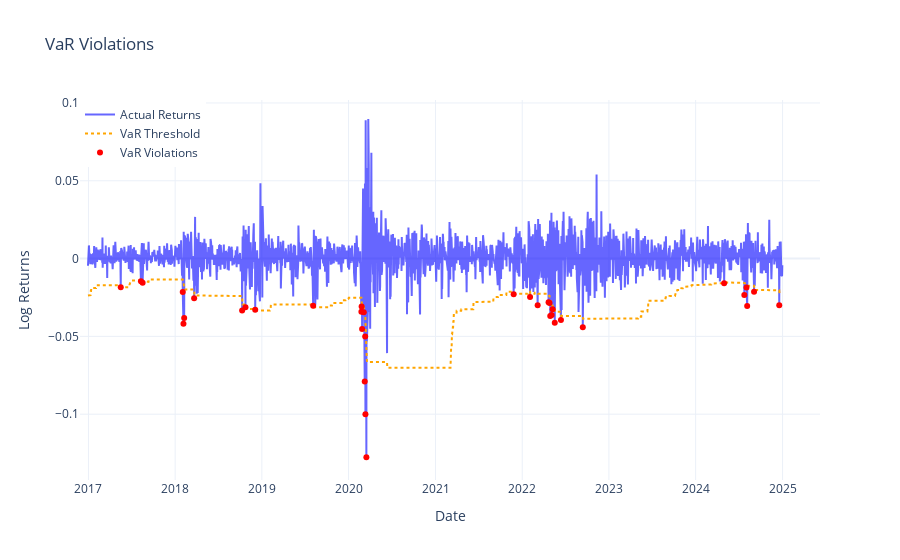

Notebook code for this chart:
### Code cell
# Visualisation
import plots
plots.plot_var_violations(merged_df, var_col='VaR_99', predicted_col='log_returns')

### Figure 1 — Plotly figure (JSON) as saved in the notebook; plotly's stock layout.template omitted (floating-point values rounded to 4 significant figures; data arrays with more than 128 entries replaced by an {"elided": "..."} marker saying what was removed)
{"data": [{"line": {"color": "blue"}, "mode": "lines", "name": "Actual Returns", "opacity": 0.6, "type": "scatter", "x": {"elided": "2013 str values"}, "y": {"elided": "2013 float values"}}, {"line": {"color": "orange", "dash": "dot"}, "mode": "lines", "name": "VaR Threshold", "type": "scatter", "x": {"elided": "2013 str values"}, "y": {"elided": "2013 float values"}}, {"marker": {"color": "red", "size": 6, "symbol": "circle"}, "mode": "markers", "name": "VaR Violations", "type": "scatter", "x": ["2017-05-17T00:00:00", "2017-08-10T00:00:00", "2017-08-17T00:00:00", "2018-02-02T00:00:00", "2018-02-05T00:00:00", "2018-02-08T00:00:00", "2018-03-22T00:00:00", "2018-10-10T00:00:00", "2018-10-24T00:00:00", "2018-12-04T00:00:00", "2019-08-05T00:00:00", "2020-02-24T00:00:00", "2020-02-25T00:00:00", "2020-02-27T00:00:00", "2020-03-05T00:00:00", "2020-03-09T00:00:00", "2020-03-11T00:00:00", "2020-03-12T00:00:00", "2020-03-16T00:00:00", "2021-11-26T00:00:00", "2022-02-03T00:00:00", "2022-03-07T00:00:00", "2022-04-22T00:00:00", "2022-04-26T00:00:00", "2022-04-29T00:00:00", "2022-05-05T00:00:00", "2022-05-09T00:00:00", "2022-05-18T00:00:00", "2022-06-13T00:00:00", "2022-09-13T00:00:00", "2024-04-30T00:00:00", "2024-07-24T00:00:00", "2024-08-02T00:00:00", "2024-08-05T00:00:00", "2024-09-03T00:00:00", "2024-12-18T00:00:00"], "y": [-0.01835, -0.01458, -0.01556, -0.02144, -0.04184, -0.03826, -0.02548, -0.03342, -0.03135, -0.0329, -0.03023, -0.03409, -0.03075, -0.04517, -0.03451, -0.07901, -0.0501, -0.09994, -0.1277, -0.02299, -0.02469, -0.02996, -0.02813, -0.02855, -0.03696, -0.0363, -0.03256, -0.04123, -0.03954, -0.0442, -0.01586, -0.02342, -0.01855, -0.03043, -0.02138, -0.02994]}], "layout": {"hovermode": "x unified", "legend": {"x": 0, "y": 1}, "title": {"text": "VaR Violations"}, "xaxis": {"title": {"text": "Date"}}, "yaxis": {"title": {"text": "Log Returns"}}}}
